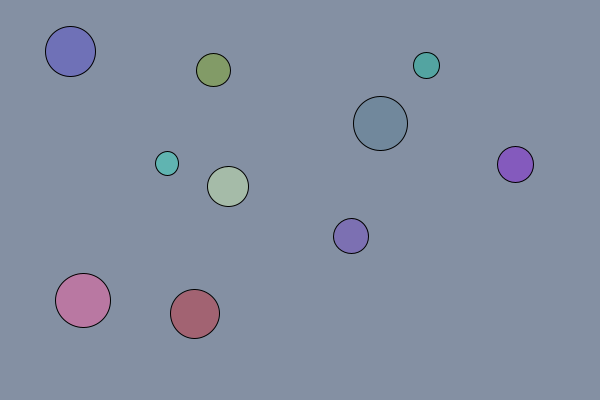
Frame 1 (no input)
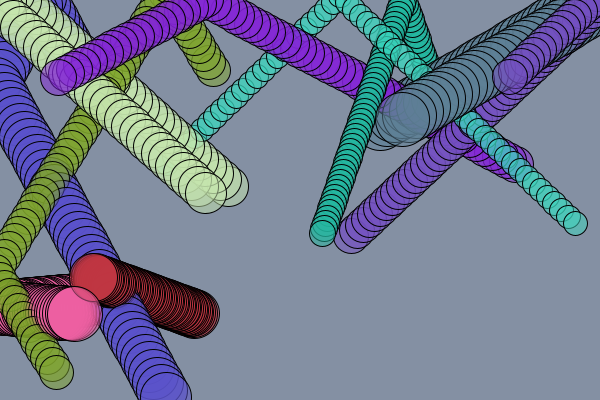
Frame 60 (the mouse pressed at the canvas centre just before this capture)
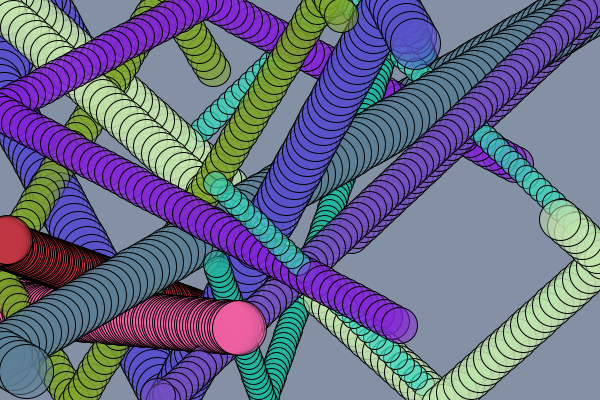
Frame 120 (the mouse held since frame 60 and released just before this capture)

The Processing sketch that drew these frames (run headless with seeded random() and noise(); from frame 60 on, the mouse is pressed at the canvas centre):

// Processing sketch: disk10
// ── disk10.pde
Disk [] Ghosts;

void setup() {
   size(600, 400);
   background(132, 144, 163);
   buildGhosts();
}

void draw() {
   for (int i=0; i<Ghosts.length; i++) {
      Ghosts[i].move();
      Ghosts[i].render();
   }
}

void buildGhosts() {
   Ghosts = new Disk[10];
   int border = 50;
   for (int i=0; i<Ghosts.length; i++) {
      float xPos = random(border, width-border);
      float yPos = random(border, height-border);
      float xDir = random(-8, 8);
      float yDir = random(-8, 8);
      float radius = random(10, 30);
      color clr = color(random(20, 255),
                        random(20, 255),
                        random(20, 255), 128);
      Ghosts[i] = new Disk(xPos, yPos, xDir, yDir, radius, clr);
   }
}

class Disk {
   float xPos;   // 1. Current location (X and Y)
   float yPos;  
   float xDir;   // 2. Current motion (X and Y)
   float yDir;
   float radius; // 3. Radius
   color clr;    // 4. Color

   Disk (float axPos, float ayPos, float axDir,  float ayDir,
   float aradius, color aclr) {
      xPos   = axPos;
      yPos   = ayPos;
      xDir   = axDir;
      yDir   = ayDir;
      radius = aradius;
      clr    = aclr;
   }
   
   void render() {
      fill(clr);
      ellipse(xPos, yPos, radius*2, radius*2);
   }
   
   void move() {
      xPos += xDir;
      if ((xPos < 0) || (xPos > width)) {
         xDir = -xDir;
      }
      yPos += yDir;
      if ((yPos < 0) || (yPos > height)) {
         yDir = -yDir;
      }
   }
}
